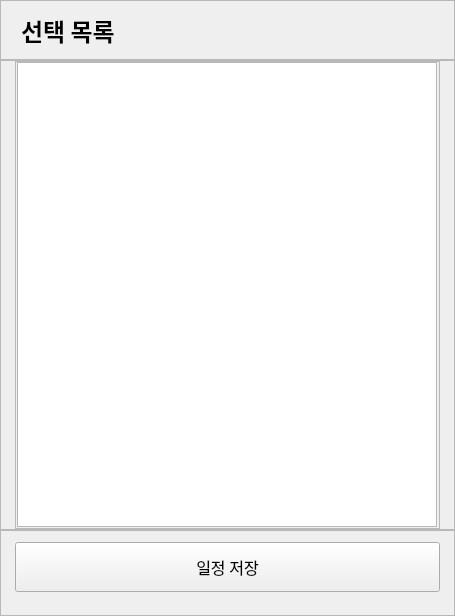
                 <widget class="QWidget" name="page_select_list">
                  <layout class="QVBoxLayout" name="verticalLayout_22">
                   <property name="spacing">
                    <number>0</number>
                   </property>
                   <property name="leftMargin">
                    <number>0</number>
                   </property>
                   <property name="topMargin">
                    <number>0</number>
                   </property>
                   <property name="rightMargin">
                    <number>0</number>
                   </property>
                   <property name="bottomMargin">
                    <number>0</number>
                   </property>
                   <item>
                    <widget class="QFrame" name="frame_31">
                     <property name="sizePolicy">
                      <sizepolicy hsizetype="Preferred" vsizetype="Expanding">
                       <horstretch>0</horstretch>
                       <verstretch>0</verstretch>
                      </sizepolicy>
                     </property>
                     <property name="minimumSize">
                      <size>
                       <width>0</width>
                       <height>60</height>
                      </size>
                     </property>
                     <property name="maximumSize">
                      <size>
                       <width>16777215</width>
                       <height>16777215</height>
                      </size>
                     </property>
                     <property name="frameShape">
                      <enum>QFrame::StyledPanel</enum>
                     </property>
                     <property name="frameShadow">
                      <enum>QFrame::Raised</enum>
                     </property>
                     <layout class="QVBoxLayout" name="verticalLayout_17">
                      <property name="leftMargin">
                       <number>20</number>
                      </property>
                      <item>
                       <widget class="QLabel" name="label_17">
                        <property name="minimumSize">
                         <size>
                          <width>200</width>
                          <height>40</height>
                         </size>
                        </property>
                        <property name="maximumSize">
                         <size>
                          <width>200</width>
                          <height>40</height>
                         </size>
                        </property>
                        <property name="font">
                         <font>
                          <family>G마켓 산스 TTF Bold</family>
                          <pointsize>18</pointsize>
                          <weight>75</weight>
                          <bold>true</bold>
                         </font>
                        </property>
                        <property name="text">
                         <string>선택 목록</string>
                        </property>
                       </widget>
                      </item>
                     </layout>
                    </widget>
                   </item>
                   <item>
                    <widget class="QFrame" name="frame_32">
                     <property name="minimumSize">
                      <size>
                       <width>455</width>
                       <height>470</height>
                      </size>
                     </property>
                     <property name="maximumSize">
                      <size>
                       <width>455</width>
                       <height>470</height>
                      </size>
                     </property>
                     <property name="frameShape">
                      <enum>QFrame::StyledPanel</enum>
                     </property>
                     <property name="frameShadow">
                      <enum>QFrame::Raised</enum>
                     </property>
                     <layout class="QHBoxLayout" name="horizontalLayout_37">
                      <property name="topMargin">
                       <number>0</number>
                      </property>
                      <property name="bottomMargin">
                       <number>0</number>
                      </property>
                      <item>
                       <widget class="QFrame" name="frame_62">
                        <property name="minimumSize">
                         <size>
                          <width>425</width>
                          <height>0</height>
                         </size>
                        </property>
                        <property name="maximumSize">
                         <size>
                          <width>425</width>
                          <height>16777215</height>
                         </size>
                        </property>
                        <property name="frameShape">
                         <enum>QFrame::StyledPanel</enum>
                        </property>
                        <property name="frameShadow">
                         <enum>QFrame::Raised</enum>
                        </property>
                        <layout class="QHBoxLayout" name="horizontalLayout_43">
                         <property name="spacing">
                          <number>0</number>
                         </property>
                         <property name="leftMargin">
                          <number>0</number>
                         </property>
                         <property name="topMargin">
                          <number>0</number>
                         </property>
                         <property name="rightMargin">
                          <number>0</number>
                         </property>
                         <property name="bottomMargin">
                          <number>0</number>
                         </property>
                         <item>
                          <widget class="QListWidget" name="listWidget_select_list">
                           <property name="minimumSize">
                            <size>
                             <width>420</width>
                             <height>465</height>
                            </size>
                           </property>
                           <property name="maximumSize">
                            <size>
                             <width>420</width>
                             <height>465</height>
                            </size>
                           </property>
                           <property name="acceptDrops">
                            <bool>true</bool>
                           </property>
                           <property name="dragEnabled">
                            <bool>true</bool>
                           </property>
                           <property name="defaultDropAction">
                            <enum>Qt::MoveAction</enum>
                           </property>
                          </widget>
                         </item>
                        </layout>
                       </widget>
                      </item>
                     </layout>
                    </widget>
                   </item>
                   <item>
                    <widget class="QFrame" name="frame_30">
                     <property name="minimumSize">
                      <size>
                       <width>455</width>
                       <height>86</height>
                      </size>
                     </property>
                     <property name="maximumSize">
                      <size>
                       <width>455</width>
                       <height>86</height>
                      </size>
                     </property>
                     <property name="frameShape">
                      <enum>QFrame::StyledPanel</enum>
                     </property>
                     <property name="frameShadow">
                      <enum>QFrame::Raised</enum>
                     </property>
                     <layout class="QHBoxLayout" name="horizontalLayout_19">
                      <property name="bottomMargin">
                       <number>20</number>
                      </property>
                      <item>
                       <widget class="QPushButton" name="btn_selection_4">
                        <property name="minimumSize">
                         <size>
                          <width>425</width>
                          <height>50</height>
                         </size>
                        </property>
                        <property name="maximumSize">
                         <size>
                          <width>425</width>
                          <height>50</height>
                         </size>
                        </property>
                        <property name="font">
                         <font>
                          <family>G마켓 산스 TTF Medium</family>
                          <pointsize>12</pointsize>
                         </font>
                        </property>
                        <property name="text">
                         <string>일정 저장</string>
                        </property>
                       </widget>
                      </item>
                     </layout>
                    </widget>
                   </item>
                  </layout>
                 </widget>
